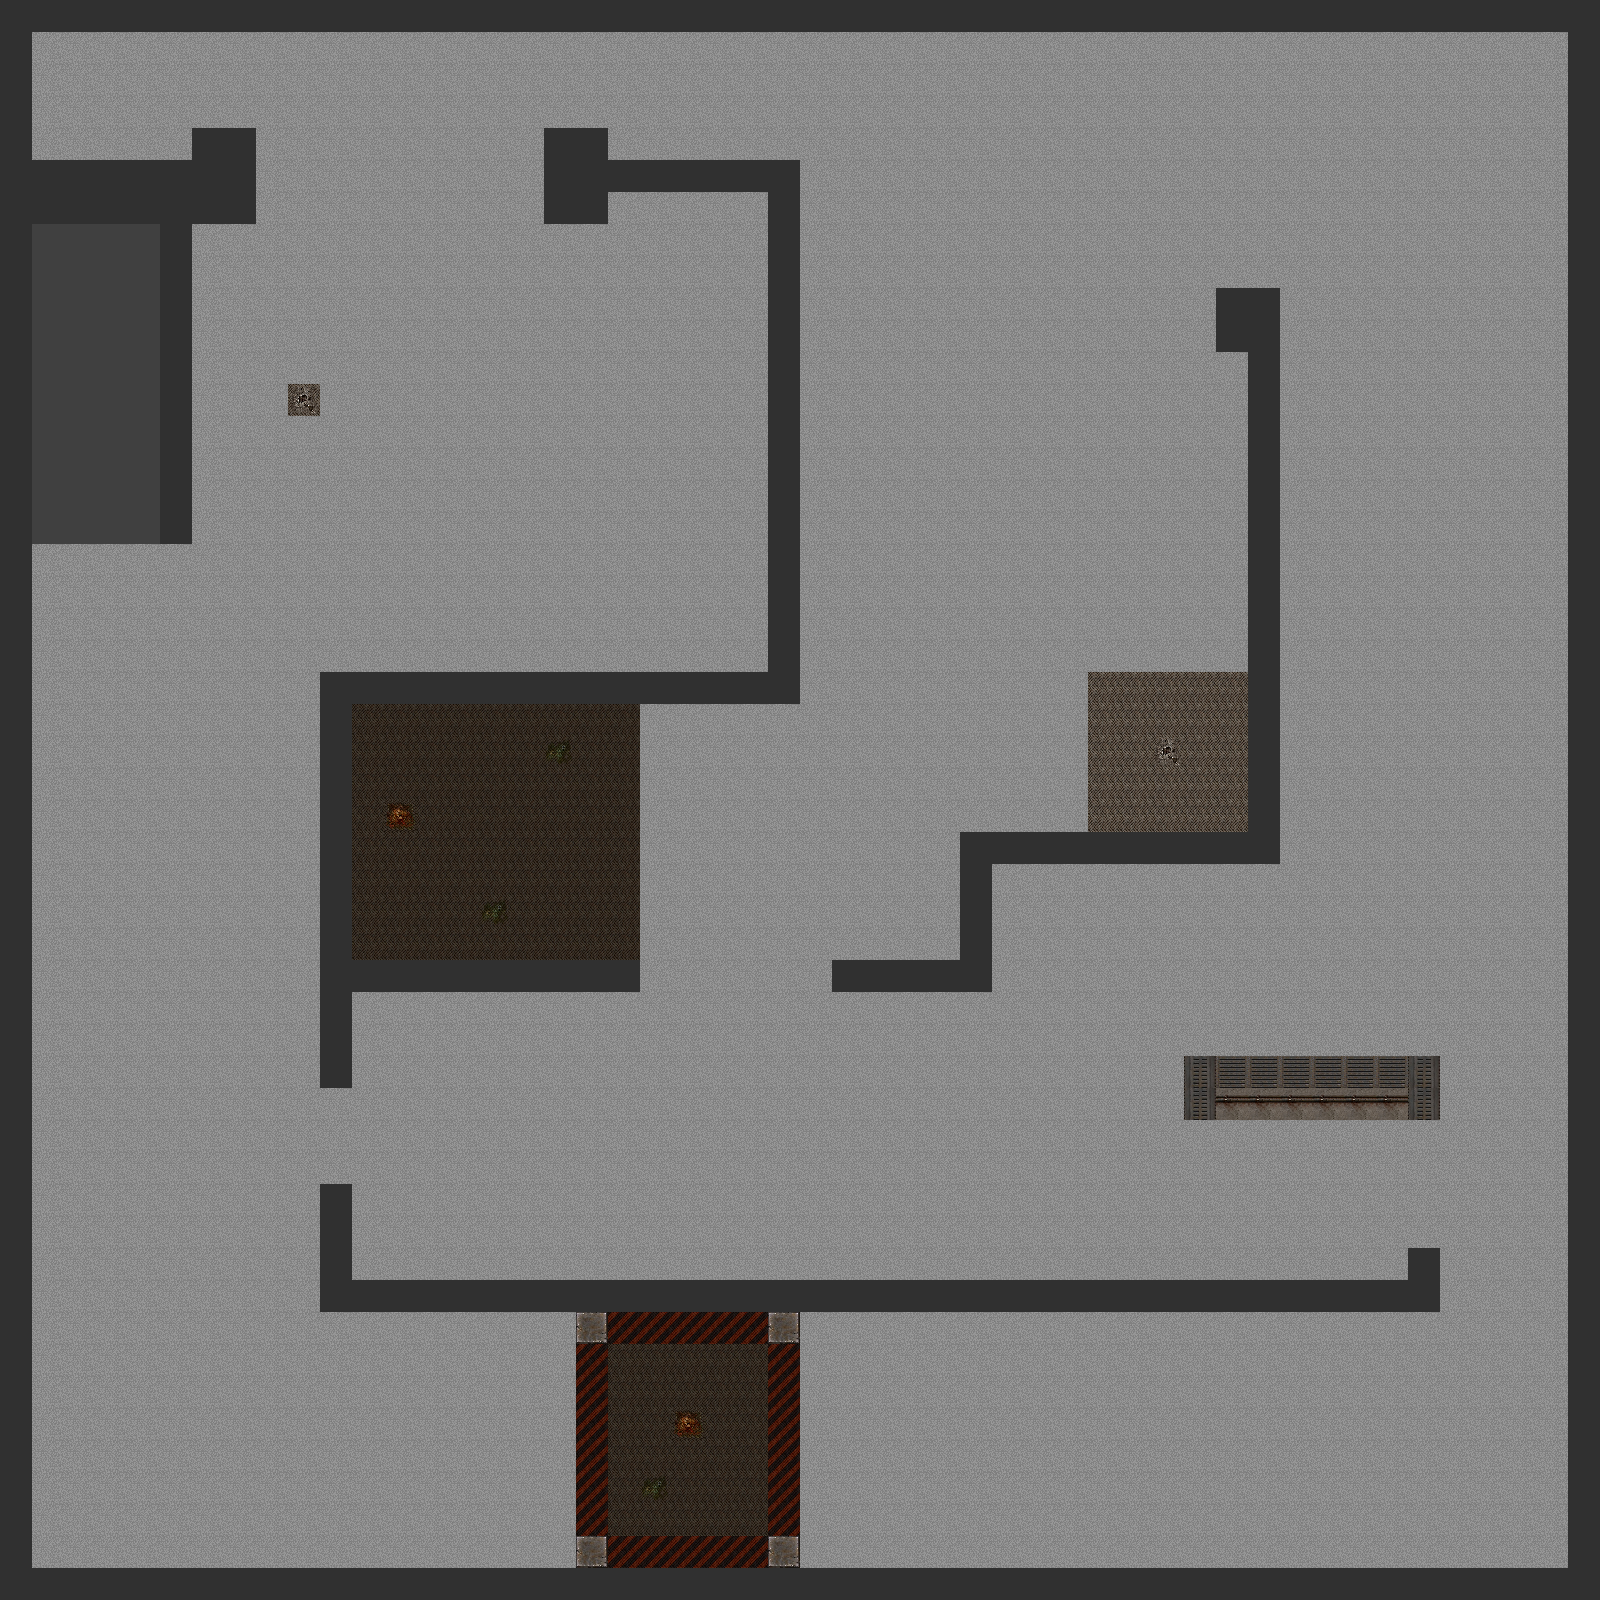

The image is a tile-based game level rendered from a .tmx file. Its description and source (layers, tilesets, objects; grid data summarised) follow:
An orthogonal 50x50 tile map with 32x32 px tiles, 3 tile layers (background, walls, lava), 2 tilesets and 35 objects (9x powerups, 9x waypoint, 5x spawn, 4x ammo, 3x defence, ...).

<map version="1.4" tiledversion="2021.01.13" orientation="orthogonal" renderorder="right-down" width="50" height="50" tilewidth="32" tileheight="32" infinite="0" nextlayerid="8" nextobjectid="64">
 <editorsettings>
  <export target="dm1.lua" format="lua" />
 </editorsettings>
 <tileset firstgid="1" name="tileset" tilewidth="32" tileheight="32" tilecount="171" columns="9">
  <image source="../myTiles/tileset.png" width="288" height="608" />
  <tile id="0">
   <properties>
    <property name="damage" type="int" value="2" />
   </properties>
   <animation>
    <frame tileid="33" duration="100" />
    <frame tileid="34" duration="100" />
    <frame tileid="35" duration="100" />
   </animation>
  </tile>
 </tileset>
 <tileset firstgid="172" name="quake3_r366" tilewidth="32" tileheight="32" tilecount="256" columns="16">
  <image source="../myTiles/quake3_r366.bmp" width="512" height="512" />
 </tileset>
 <layer id="1" name="background" width="50" height="50">
  <data>[2500 cells, 2500 non-empty, 7 distinct tile ids]</data>
 </layer>
 <layer id="2" name="walls" width="50" height="50">
  <properties>
   <property name="collidable" type="bool" value="true" />
  </properties>
  <data>[2500 cells, 381 non-empty, 5 distinct tile ids]</data>
 </layer>
 <layer id="3" name="lava" width="50" height="50">
  <data>[2500 cells, 50 non-empty, 2 distinct tile ids]</data>
 </layer>
 <objectgroup id="6" name="Spawn_points">
  <object id="4" gid="54" x="423.012" y="127.749" width="32" height="32" visible="0" />
  <object id="5" gid="54" x="425.673" y="125.088" width="32" height="32" visible="0" />
  <object id="6" name="spawn" gid="54" x="383.459" y="320.906" width="32" height="32">
   <properties>
    <property name="orientation" type="int" value="90" />
   </properties>
  </object>
  <object id="8" name="spawn" gid="54" x="1339.77" y="1520.61" width="32" height="32">
   <properties>
    <property name="orientation" type="int" value="270" />
   </properties>
  </object>
  <object id="9" name="spawn" gid="54" x="1088.28" y="961.997" width="32" height="32">
   <properties>
    <property name="orientation" type="int" value="90" />
   </properties>
  </object>
  <object id="11" name="spawn" gid="54" x="1438.08" y="228.753" width="32" height="32">
   <properties>
    <property name="orientation" type="int" value="180" />
   </properties>
  </object>
  <object id="60" name="spawn" gid="54" x="134" y="1502" width="32" height="32">
   <properties>
    <property name="orientation" type="int" value="-90" />
   </properties>
  </object>
 </objectgroup>
 <objectgroup id="5" name="powerups">
  <object id="20" name="health" type="powerups" x="679.333" y="264.666" width="16" height="16" visible="0">
   <properties>
    <property name="points" type="int" value="10" />
   </properties>
  </object>
  <object id="22" name="armour" type="powerups" x="136" y="70" width="16" height="16">
   <properties>
    <property name="points" type="int" value="10" />
   </properties>
  </object>
  <object id="23" name="health" type="powerups" x="680" y="389.333" width="16" height="16">
   <properties>
    <property name="points" type="int" value="10" />
   </properties>
  </object>
  <object id="24" name="health" type="powerups" x="680" y="484" width="16" height="16">
   <properties>
    <property name="points" type="int" value="10" />
   </properties>
  </object>
  <object id="28" name="health" type="powerups" x="73.3333" y="258" width="16" height="16">
   <properties>
    <property name="points" type="int" value="10" />
   </properties>
  </object>
  <object id="29" name="armour" type="powerups" x="72" y="70" width="16" height="16">
   <properties>
    <property name="points" type="int" value="10" />
   </properties>
  </object>
  <object id="30" name="armour" type="powerups" x="200" y="70" width="16" height="16">
   <properties>
    <property name="points" type="int" value="10" />
   </properties>
  </object>
  <object id="31" name="speed" type="powerups" x="391.333" y="808.667" width="16" height="16">
   <properties>
    <property name="points" type="int" value="10" />
   </properties>
  </object>
  <object id="32" name="ammoRifle" type="ammo" x="168" y="1416" width="16" height="16" />
  <object id="33" name="ammoRifle" type="ammo" x="102" y="1416" width="16" height="16" />
  <object id="47" name="ammoRifle" type="ammo" x="1098.67" y="1221.33" width="16" height="16" />
  <object id="48" name="ammoRifle" type="ammo" x="1160" y="1224" width="16" height="16" />
  <object id="49" name="blue_flag" type="objective" x="1454.67" y="78.6667" />
  <object id="51" name="red_flag" type="objective" x="688" y="1422.67" />
  <object id="52" name="health" type="powerups" x="1318.67" y="453.334" width="16" height="16">
   <properties>
    <property name="points" type="int" value="10" />
   </properties>
  </object>
  <object id="61" name="weaponRailgun" type="weapon" x="1168" y="752" />
 </objectgroup>
 <objectgroup id="7" name="waypoints">
  <object id="34" name="waypoint" gid="13" x="709.334" y="1117.33" width="32" height="32">
   <properties>
    <property name="objective" value="navigation" />
   </properties>
  </object>
  <object id="36" name="waypoint" gid="13" x="222" y="1153.33" width="32" height="32">
   <properties>
    <property name="objective" value="navigation" />
   </properties>
  </object>
  <object id="37" name="waypoint" gid="13" x="1478.66" y="1374.66" width="32" height="32">
   <properties>
    <property name="objective" value="navigation" />
   </properties>
  </object>
  <object id="38" name="waypoint" gid="13" x="1442.66" y="672" width="32" height="32">
   <properties>
    <property name="objective" value="navigation" />
   </properties>
  </object>
  <object id="40" name="waypoint" gid="13" x="1222.66" y="97.333" width="32" height="32">
   <properties>
    <property name="objective" value="navigation" />
   </properties>
  </object>
  <object id="41" name="waypoint" gid="13" x="990.663" y="485.333" width="32" height="32">
   <properties>
    <property name="objective" value="navigation" />
   </properties>
  </object>
  <object id="42" name="waypoint" gid="13" x="772" y="866.667" width="32" height="32">
   <properties>
    <property name="objective" value="navigation" />
   </properties>
  </object>
  <object id="44" name="waypoint" gid="13" x="384" y="101.333" width="32" height="32">
   <properties>
    <property name="objective" value="navigation" />
   </properties>
  </object>
  <object id="45" name="waypoint" gid="13" x="196" y="670.667" width="32" height="32">
   <properties>
    <property name="objective" value="navigation" />
   </properties>
  </object>
  <object id="46" name="waypoint" type="defence" gid="43" x="512" y="1534.67" width="32" height="32">
   <properties>
    <property name="angle" type="int" value="-135" />
   </properties>
  </object>
  <object id="56" name="waypoint" type="defence" gid="43" x="1025.33" y="96" width="32" height="32">
   <properties>
    <property name="angle" type="int" value="90" />
   </properties>
  </object>
  <object id="59" name="waypoint" type="defence" gid="43" x="834.667" y="1534.67" width="32" height="32">
   <properties>
    <property name="angle" type="int" value="-15" />
   </properties>
  </object>
 </objectgroup>
</map>
